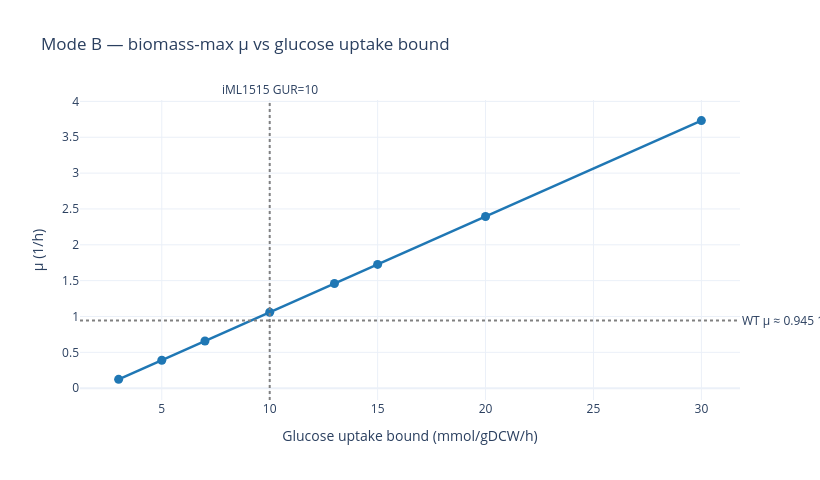

The cell this chart's notebook holds for it:
### Markdown cell above
### Mode B — μ_max vs glucose uptake bound

Drop the kinetic objective entirely (`w_kin = 0`); maximize `v_biomass` at varying glucose uptake bounds. Establishes the carbon-balance scaling. Expected: linear in GUR up to ~15 mmol/gDCW/h, plateaus above. At iML1515-conventional GUR=10, μ ≈ 1.10 1/h (~16% headroom above WT).

### Code cell
# Mode B — μ_max vs glucose uptake bound
# Drop kinetic loss entirely (w_kin=0). Sweep glucose multiplier; biomass-max.
glucose_multipliers = [0.3, 0.5, 0.7, 1.0, 1.3, 1.5, 2.0, 3.0]
mu_vs_gur = []
for m in glucose_multipliers:
    r = biomass_max_solve(
        model_e, biomass_idx, biomass_scale, maintenance,
        mode='B',
        glucose_bound_counts_s=m * glucose_bound_counts_s,
        glucose_exch_idx=glucose_exch_idx,
    )
    gur_mmol_gdcw_h = m * 10.0  # multiplier × iML1515 default GUR
    mu = r['mu_per_h'] if r['status'] == 'optimal' else None
    mu_vs_gur.append({'GUR_mmol_gdcw_h': gur_mmol_gdcw_h, 'mu': mu, 'status': r['status']})
    print(f'  GUR={gur_mmol_gdcw_h:>5.1f}  μ={mu}  status={r["status"]}')

df_gur = pd.DataFrame(mu_vs_gur)
print(); print(df_gur.to_string(index=False))

fig = Figure([
    Scatter(
        x=df_gur['GUR_mmol_gdcw_h'], y=df_gur['mu'],
        mode='lines+markers',
        line=dict(color='#1f77b4', width=2.5),
        marker=dict(size=9),
    ),
])
# Reference lines
fig.add_hline(y=0.945, line_dash='dot', line_color='gray',
              annotation_text='WT μ ≈ 0.945 1/h', annotation_position='right')
fig.add_vline(x=10.0, line_dash='dot', line_color='gray',
              annotation_text='iML1515 GUR=10', annotation_position='top')
fig.update_layout(
    title='Mode B — biomass-max μ vs glucose uptake bound',
    xaxis_title='Glucose uptake bound (mmol/gDCW/h)',
    yaxis_title='μ (1/h)',
    template='plotly_white', width=820, height=480,
)
fig.show()

### Figure 1 — Plotly figure (JSON) as saved in the notebook; plotly's stock layout.template omitted (floating-point values rounded to 4 significant figures)
{"data": [{"line": {"color": "#1f77b4", "width": 2.5}, "marker": {"size": 9}, "mode": "lines+markers", "type": "scatter", "x": [3.0, 5.0, 7.0, 10.0, 13.0, 15.0, 20.0, 30.0], "y": [0.1226, 0.39, 0.6574, 1.058, 1.46, 1.727, 2.395, 3.732]}], "layout": {"annotations": [{"showarrow": false, "text": "WT μ ≈ 0.945 1/h", "x": 1, "xanchor": "left", "xref": "x domain", "y": 0.945, "yanchor": "middle", "yref": "y"}, {"showarrow": false, "text": "iML1515 GUR=10", "x": 10, "xanchor": "center", "xref": "x", "y": 1, "yanchor": "bottom", "yref": "y domain"}], "height": 480, "shapes": [{"line": {"color": "gray", "dash": "dot"}, "type": "line", "x0": 0, "x1": 1, "xref": "x domain", "y0": 0.945, "y1": 0.945, "yref": "y"}, {"line": {"color": "gray", "dash": "dot"}, "type": "line", "x0": 10, "x1": 10, "xref": "x", "y0": 0, "y1": 1, "yref": "y domain"}], "title": {"text": "Mode B — biomass-max μ vs glucose uptake bound"}, "width": 820, "xaxis": {"title": {"text": "Glucose uptake bound (mmol/gDCW/h)"}}, "yaxis": {"title": {"text": "μ (1/h)"}}}}
